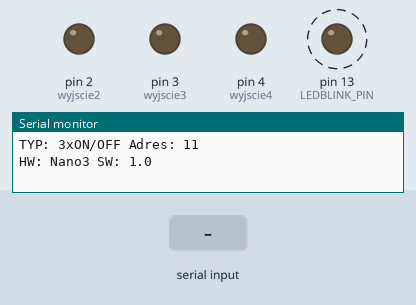
Simulated run of this sketch. Board: Arduino Uno, built with avr-gcc and run on an emulated ATmega328P. On the bench: output pins drawn as LEDs (lit = HIGH), the last lines printed to the serial monitor. Dashed ring = blinking. Inputs (shaded band) come from the test bench.

Above: at 1.2 s.
1.3 s: "2" received over Serial
At 2.8 s:
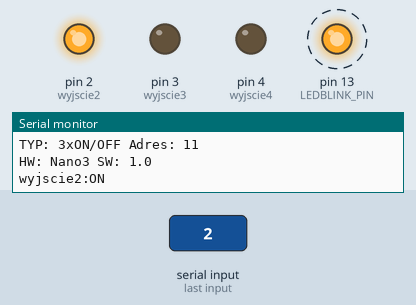
4.3 s: "1" received over Serial
At 6.8 s:
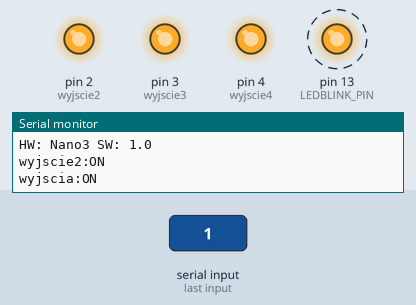
Timing chart, 0 to 15.5 s (numbered marks = the images above; inputs shaded):
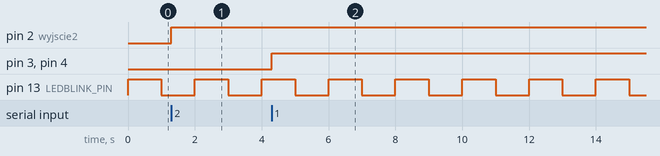

The sketch:

sterowanie_wyjsciami_przez_serial.ino
```cpp
// sterowanie dioda przez serial

//ustawianie wszystkich stalych i zmiennych
//set all variables

// Define these at the top of your sketch.

#include <stdio.h>
#define TYPE        "3xON/OFF"  //rodzaj urzadzenia
#define SW          "1.0"       //wersja programu
#define HW          "Nano3"     //wersja sprzetowa
#define ADDRESS     "11"        //adres sieciowy urzadzenia

#define LEDBLINK_PIN    13    // I/O pin connected to the LED.
#define LEDBLINK_MS     1000  // Blink rate (in milliseconds).

//ustawienia sieciowe
const int net_adr = 11;       //zakres 10-99 !

//tworzymy tablicę pinów, pod które podłączone mamy diody LED
int leds[] = {2, 3, 4};
//określamy wielkość tablicy jako stałą
#define SIZE 3
int i;

//int hb_led = 13;
int wyjscie2 = 2;
int wyjscie3 = 3;
int wyjscie4 = 4;

void setup(){
  Serial.begin(9600);
  Serial.println("TYP: "+ String(TYPE) + " Adres: " + String(ADDRESS));
  Serial.println("HW: "+ String(HW) + " SW: "+ String(SW));

  // For ledBlink(), set LEDBLINK_PIN to output.
    pinMode(LEDBLINK_PIN, OUTPUT);

  //Set all the pins we need to output pins
  //Ustawiamy wszystkie piny jakie potrzebujemy na OUT
    //pinMode(hb_led, OUTPUT);
    pinMode(wyjscie2,OUTPUT);
    pinMode(wyjscie3,OUTPUT);
    pinMode(wyjscie4,OUTPUT);
}

void loop (){

   // Blink the LED to let the user know we are still alive.
  ledBlink();

  if (Serial.available()) {

    //read serial as a character
    char ser = Serial.read();

    //NOTE because the serial is read as "char" and not "int", the read value must be compared to character numbers
    //hence the quotes around the numbers in the case statement
    switch (ser) {
        case 'a':
        //pinON(13);
        Serial.println("pin13:ON");
        break;
        //case 'b':
        pinOFF(13);
        Serial.println("pin13:OFF");
        break;
        case '2':
        pinON(wyjscie2);
        Serial.println("wyjscie2:ON");
        break;
        case '3':
        pinON(wyjscie3);
        Serial.println("wyjscie3:ON");
        break;
        case '4':
        pinON(wyjscie4);
        Serial.println("wyjscie4:ON");
        break;
        case '0':
        pinOFF(wyjscie2);
        pinOFF(wyjscie3);
        pinOFF(wyjscie4);
        Serial.println("wyjscia:OFF");
        break;
        case '1':
        pinON(wyjscie2);
        pinON(wyjscie3);
        pinON(wyjscie4);
        Serial.println("wyjscia:ON");
        break;
        //case 'p':
        //--biegnący punkt świetlny
        //for (i = 0; i < SIZE; i++) {
        //digitalWrite(leds[i], HIGH);
        //delay(300);
        //digitalWrite(leds[i], LOW);
        //}
        //break;
        //case 'b':
        //--Bar graph
        //for (i = 0; i < SIZE; i++) {
        //digitalWrite(leds[i], HIGH);
        //delay(300);
        //}
        //for (i = 0; i < SIZE; i++) {
        //digitalWrite(leds[i], LOW);
        //delay(300);
        //}
        //break;
    }
  }
}

void pinON(int pin){
  digitalWrite(pin, HIGH);
}

void pinOFF(int pin){
  digitalWrite(pin, LOW);
}

void ledBlink()
{
  static unsigned int  ledStatus = LOW;  // Last set LED mode.
  static unsigned long ledBlinkTime = 0; // LED blink time.

  // LED blinking heartbeat. Yes, we are alive.
  // For explanation, see:
  // http://playground.arduino.cc/Code/TimingRollover
  if ( (long)(millis()-ledBlinkTime) >= 0 )
  {
    // Toggle LED.
    ledStatus = (ledStatus==HIGH ? LOW : HIGH);

    // Set LED pin status.
    digitalWrite(LEDBLINK_PIN, ledStatus);

    // Reset "next time to toggle" time.
    ledBlinkTime = millis()+LEDBLINK_MS;
  }
} // End of ledBlink()
```

Measured:
- after the input at 1.3 s, pin 2 (wyjscie2): LOW → HIGH at once
- after the input at 4.3 s, pin 3 (wyjscie3), pin 4 (wyjscie4): LOW → HIGH at once
- by itself, pin 13 (LEDBLINK_PIN): alternates HIGH for 1.0 s and LOW for 1.0 s
